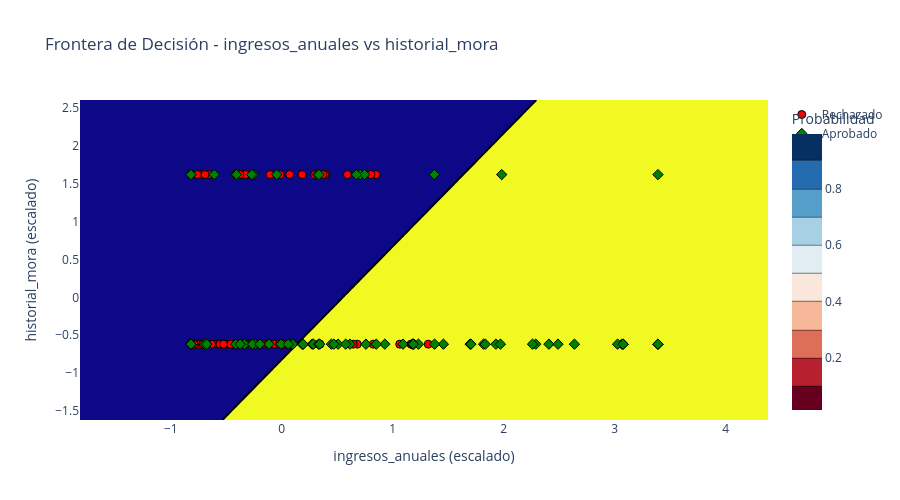

The notebook cell this image was saved under:
### Markdown cell above
## 🎨 Visualización de la Frontera de Decisión

Vamos a visualizar cómo el modelo separa las clases usando las dos características más importantes:

### Code cell
# Seleccionar las dos características más importantes
features_importantes = coeficientes.head(2)['Variable'].values
idx_features = [list(X.columns).index(f) for f in features_importantes]

# Entrenar modelo simplificado con solo 2 características
X_train_2d = X_train_scaled[:, idx_features]
X_test_2d = X_test_scaled[:, idx_features]

modelo_2d = LogisticRegression(random_state=42)
modelo_2d.fit(X_train_2d, y_train)

# Crear mesh para visualización
h = 0.02
x_min, x_max = X_test_2d[:, 0].min() - 1, X_test_2d[:, 0].max() + 1
y_min, y_max = X_test_2d[:, 1].min() - 1, X_test_2d[:, 1].max() + 1
xx, yy = np.meshgrid(np.arange(x_min, x_max, h), np.arange(y_min, y_max, h))

# Predecir probabilidades para cada punto del mesh
Z = modelo_2d.predict_proba(np.c_[xx.ravel(), yy.ravel()])[:, 1]
Z = Z.reshape(xx.shape)

# Crear visualización
fig = go.Figure()

# Contorno de probabilidades
fig.add_trace(go.Contour(
    x=xx[0],
    y=yy[:, 0],
    z=Z,
    colorscale='RdBu',
    opacity=0.4,
    showscale=True,
    colorbar=dict(title="Probabilidad")
))

# Puntos de prueba
colors_test = ['red' if y == 0 else 'green' for y in y_test]
symbols_test = ['circle' if y == 0 else 'diamond' for y in y_test]

for clase, color, symbol, nombre in [(0, 'red', 'circle', 'Rechazado'), 
                                      (1, 'green', 'diamond', 'Aprobado')]:
    mask = y_test == clase
    fig.add_trace(go.Scatter(
        x=X_test_2d[mask, 0],
        y=X_test_2d[mask, 1],
        mode='markers',
        name=nombre,
        marker=dict(color=color, size=8, symbol=symbol,
                   line=dict(color='black', width=1))
    ))

# Línea de decisión (probabilidad = 0.5)
fig.add_trace(go.Contour(
    x=xx[0],
    y=yy[:, 0],
    z=Z,
    contours=dict(
        start=0.5,
        end=0.5,
        size=0.5
    ),
    line=dict(color='black', width=2),
    showscale=False,
    name='Frontera de Decisión'
))

fig.update_layout(
    title=f'Frontera de Decisión - {features_importantes[0]} vs {features_importantes[1]}',
    xaxis_title=f'{features_importantes[0]} (escalado)',
    yaxis_title=f'{features_importantes[1]} (escalado)',
    height=500
)
fig.show()

print("📊 Interpretación de la visualización:")
print("  🔵 Zonas azules: Alta probabilidad de rechazo")
print("  🔴 Zonas rojas: Alta probabilidad de aprobación")
print("  ⚫ Línea negra: Frontera de decisión (P=0.5)")
print(f"\n  Accuracy del modelo 2D: {modelo_2d.score(X_test_2d, y_test):.3f}")

### Figure 1 — Plotly figure (JSON) as saved in the notebook; plotly's stock layout.template omitted (floating-point values rounded to 4 significant figures; data arrays with more than 128 entries replaced by an {"elided": "..."} marker saying what was removed)
{"data": [{"colorbar": {"title": {"text": "Probabilidad"}}, "colorscale": [[0, "rgb(103,0,31)"], [0.1, "rgb(178,24,43)"], [0.2, "rgb(214,96,77)"], [0.3, "rgb(244,165,130)"], [0.4, "rgb(253,219,199)"], [0.5, "rgb(247,247,247)"], [0.6, "rgb(209,229,240)"], [0.7, "rgb(146,197,222)"], [0.8, "rgb(67,147,195)"], [0.9, "rgb(33,102,172)"], [1, "rgb(5,48,97)"]], "opacity": 0.4, "showscale": true, "type": "contour", "x": {"elided": "311 float values"}, "y": {"elided": "212 float values"}, "z": {"elided": "212x311 float values"}}, {"marker": {"color": "red", "line": {"color": "black", "width": 1}, "size": 8, "symbol": "circle"}, "mode": "markers", "name": "Rechazado", "type": "scatter", "x": [-0.818, -0.3516, -0.818, -0.818, -0.7475, -0.4699, -0.3425, 0.6811, 0.3445, -0.2925, -0.4404, -0.5018, -0.2265, -0.818, 0.1829, -0.5291, -0.01497, -0.7406, -0.7816, -0.4995, 1.32, 0.07148, -0.6565, -0.5837, -0.818, -0.5359, -0.818, 0.5924, -0.3289, -0.818, -0.818, -0.1492, 0.3172, -0.818, -0.818, 0.03508, -0.479, 0.6993, 0.8495, 1.063, 0.0601, -0.818, -0.818, -0.7839, -0.4131, -0.7293, -0.5564, 1.168, -0.818, -0.818, -0.7452, -0.818, 0.2967, -0.4608, -0.1219, -0.818, 0.3376, -0.818, 0.08058, 0.8245, -0.3334, -0.818, -0.818, -0.818, -0.818, 0.3991, 0.01461, -0.7861, 0.01233, -0.2311, -0.727, -0.818, -0.545, -0.313, -0.07184, -0.818, -0.818, -0.818, -0.818, -0.5564, -0.6314, -0.5564, -0.06501, -0.01952, 0.804, -0.3562, -0.2925, -0.818, -0.6724, -0.818, -0.818, -0.818, -0.818, -0.7588, -0.7907, -0.818, 0.06465, -0.3767, -0.3266, 0.6447, -0.6974, -0.6906, -0.818, -0.3425, -0.3994, 0.3877, -0.818, 1.166, 0.08513, -0.8157, -0.818, -0.7111, -0.818, 0.2853, -0.5245, -0.818, 0.3718, -0.818, -0.818, -0.3266, -0.106, -0.4062, -0.3767, -0.818], "y": [-0.6178, 1.619, -0.6178, -0.6178, -0.6178, -0.6178, 1.619, -0.6178, -0.6178, -0.6178, -0.6178, -0.6178, -0.6178, 1.619, 1.619, -0.6178, 1.619, 1.619, -0.6178, -0.6178, -0.6178, 1.619, 1.619, -0.6178, -0.6178, -0.6178, -0.6178, 1.619, 1.619, -0.6178, -0.6178, -0.6178, 1.619, -0.6178, 1.619, -0.6178, -0.6178, 1.619, 1.619, -0.6178, -0.6178, 1.619, 1.619, -0.6178, 1.619, -0.6178, -0.6178, -0.6178, -0.6178, 1.619, -0.6178, -0.6178, 1.619, -0.6178, -0.6178, 1.619, -0.6178, -0.6178, -0.6178, -0.6178, 1.619, -0.6178, -0.6178, -0.6178, -0.6178, 1.619, -0.6178, -0.6178, -0.6178, -0.6178, 1.619, -0.6178, -0.6178, 1.619, -0.6178, 1.619, -0.6178, 1.619, -0.6178, -0.6178, -0.6178, -0.6178, -0.6178, -0.6178, 1.619, 1.619, -0.6178, 1.619, -0.6178, -0.6178, 1.619, -0.6178, -0.6178, 1.619, -0.6178, -0.6178, -0.6178, -0.6178, -0.6178, -0.6178, -0.6178, 1.619, -0.6178, -0.6178, -0.6178, 1.619, -0.6178, -0.6178, -0.6178, -0.6178, -0.6178, -0.6178, 1.619, -0.6178, -0.6178, 1.619, 1.619, -0.6178, 1.619, 1.619, 1.619, 1.619, 1.619, -0.6178]}, {"marker": {"color": "green", "line": {"color": "black", "width": 1}, "size": 8, "symbol": "diamond"}, "mode": "markers", "name": "Aprobado", "type": "scatter", "x": [0.4468, 0.0692, 0.2739, 0.7585, 1.819, -0.818, 2.289, 3.065, 3.39, 3.39, -0.005866, 3.077, -0.818, -0.818, -0.04454, 1.698, 1.093, 1.93, 1.177, 2.408, 0.6152, 3.027, -0.4085, -0.3357, 1.705, -0.818, 0.5082, -0.818, -0.2379, -0.6951, 1.191, 0.3217, 0.3354, 0.09878, -0.818, 0.7062, -0.818, -0.4131, 1.457, -0.2629, 0.4696, -0.6769, 1.971, -0.818, -0.1151, -0.6087, 1.377, 2.26, 1.232, 0.7471, 0.05783, 0.672, 0.2853, 0.5765, 0.192, 1.375, 0.9291, -0.3744, -0.197, 1.186, 0.1829, 3.39, -0.2515, 0.3331, 0.8518, 0.3422, 3.077, -0.818, 1.834, 3.39, -0.818, -0.2697, 2.638, 2.49, 1.982, 0.192], "y": [-0.6178, -0.6178, -0.6178, -0.6178, -0.6178, 1.619, -0.6178, -0.6178, -0.6178, 1.619, -0.6178, -0.6178, -0.6178, -0.6178, 1.619, -0.6178, -0.6178, -0.6178, -0.6178, -0.6178, -0.6178, -0.6178, 1.619, -0.6178, -0.6178, -0.6178, -0.6178, -0.6178, -0.6178, -0.6178, -0.6178, 1.619, 1.619, -0.6178, -0.6178, 1.619, -0.6178, -0.6178, -0.6178, -0.6178, -0.6178, -0.6178, -0.6178, -0.6178, -0.6178, 1.619, -0.6178, -0.6178, -0.6178, 1.619, -0.6178, 1.619, -0.6178, -0.6178, -0.6178, 1.619, -0.6178, -0.6178, -0.6178, -0.6178, -0.6178, -0.6178, 1.619, -0.6178, -0.6178, -0.6178, -0.6178, -0.6178, -0.6178, -0.6178, -0.6178, 1.619, -0.6178, -0.6178, 1.619, -0.6178]}, {"contours": {"end": 0.5, "size": 0.5, "start": 0.5}, "line": {"color": "black", "width": 2}, "name": "Frontera de Decisión", "showscale": false, "type": "contour", "x": {"elided": "311 float values"}, "y": {"elided": "212 float values"}, "z": {"elided": "212x311 float values"}}], "layout": {"height": 500, "title": {"text": "Frontera de Decisión - ingresos_anuales vs historial_mora"}, "xaxis": {"title": {"text": "ingresos_anuales (escalado)"}}, "yaxis": {"title": {"text": "historial_mora (escalado)"}}}}
